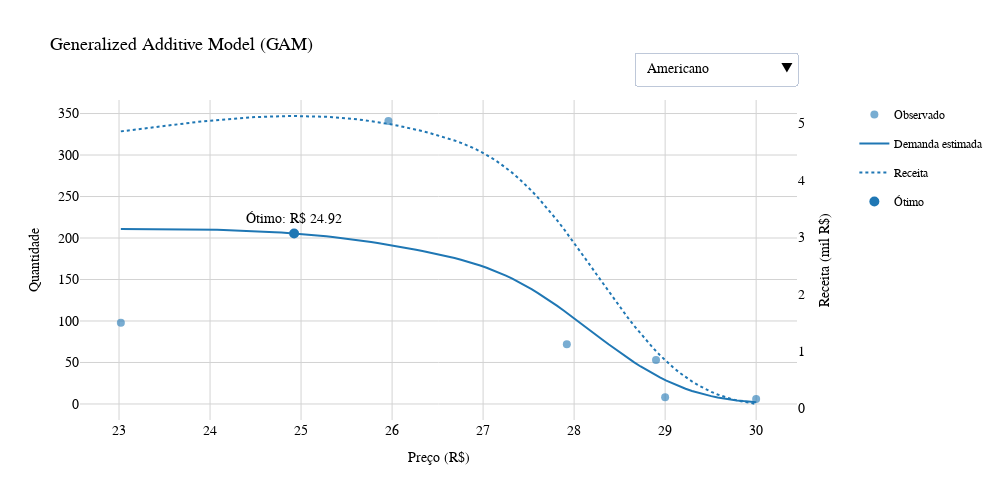

The code cell stored with this chart in its notebook:
### Markdown cell above
## **Forecasting e Relacionados** ##

O forecasting serve para reduzir a necessidade de recorrer a julgamentos intuitivos ou especulações na antecipação de comportamentos futuros, fundamentando decisões estratégicas através de modelos bem ajustados.

### Code cell
optimal_prices = []
gam_results = {}

for item in sales_summary["item"].unique():
    item_data = sales_summary[sales_summary["item"] == item]

    price_values = item_data[["price"]].values
    quantity_values = item_data["quantity"].values

    gam = PoissonGAM(s(0, n_splines = 5, spline_order = 3, constraints = "monotonic_dec")).gridsearch(price_values, quantity_values)
    price_range = np.linspace(price_values.min(), price_values.max(), 100)

    demand_estimated = gam.predict(price_range)
    revenue_estimated = price_range * demand_estimated / 1000

    optimal_index = np.argmax(revenue_estimated)
    optimal_price = price_range[optimal_index]
    optimal_quantity = demand_estimated[optimal_index]

    optimal_prices.append({
        "item": item,
        "optimal_price": round(optimal_price, 2),
        "expected_quantity": round(optimal_quantity, 2),
        "expected_revenue": round(revenue_estimated[optimal_index], 2)
    })

    gam_results[item] = {
        "price_range": price_range,
        "demand_estimated": demand_estimated,
        "revenue_estimated": revenue_estimated,
        "optimal_price": optimal_price,
        "optimal_quantity": optimal_quantity
    }

figure8 = go.Figure()

colors = ["#1F77B4", "#FF7F0E", "#2CA02C", "#D62728", "#9467BD", 
          "#8C564B", "#E377C2", "#7F7F7F", "#BCBD22", "#17BECF"]

for index, item in enumerate(sales_summary["item"].unique()):
    item_data = sales_summary[sales_summary["item"] == item]
    result = gam_results[item]
    color = colors[index % len(colors)]
    visible = (item == sales_summary["item"].unique()[0])

    figure8.add_trace(go.Scatter(
        x = item_data["price"], y = item_data["quantity"], 
        mode = "markers", name = "Observado",
        marker = dict(size = 8, color = color, opacity = 0.6),
        visible = visible, legendgroup = "observed", showlegend = True
    ))

    figure8.add_trace(go.Scatter(
        x = result["price_range"], y = result["demand_estimated"],
        mode = "lines", name = "Demanda estimada",
        line = dict(color = color, width = 2),
        visible = visible, legendgroup = "demand", showlegend = True
    ))

    figure8.add_trace(go.Scatter(
        x = result["price_range"], y = result["revenue_estimated"],
        mode = "lines", name = "Receita",
        line = dict(color = color, dash = "dot", width = 2),
        yaxis = "y2", visible = visible, 
        legendgroup = "revenue", showlegend = True
    ))

    figure8.add_trace(go.Scatter(
        x = [result["optimal_price"]], y = [result["optimal_quantity"]],
        mode = "markers+text", text = [f"Ótimo: R$ {result["optimal_price"]:.2f}"],
        textposition = "top center", marker = dict(color = color, size = 10),
        name = "Ótimo", visible = visible, 
        legendgroup = "optimal", showlegend = True
    ))

buttons = []

for item in sales_summary["item"].unique():
    buttons.append({
        "label": item, "method": "update",
        "args": [{"visible": [item == coffee for coffee in sales_summary["item"].unique() for _ in range(4)],
                  "title": f"Generalized Additive Model (GAM)"}]
    })

figure8.update_layout(
    title = f"Generalized Additive Model (GAM)",
    title_font_size = 18, font = dict(size = 14, family = "Arial", color = "black"),
    width = 1000, height = 500, plot_bgcolor = "white", paper_bgcolor = "white",
    xaxis = dict(title = "Preço (R$)", showgrid = True, gridcolor = "lightgrey", 
                 zeroline = False, title_font_size = 14),
    yaxis = dict(title = "Quantidade", showgrid = True, gridcolor = "lightgrey", 
                 zeroline = False, title_font_size = 14),
    yaxis2 = dict(title = "Receita (mil R$)", overlaying = "y", side = "right",
                  showgrid = False, zeroline = False, title_font_size = 14),
    legend = dict(title = "", borderwidth = 0, font_size = 12, 
                  bgcolor = "rgba(0,0,0,0)", orientation = "v", x = 1.08, y = 1),
    updatemenus = [dict(
        buttons = buttons, direction = "down", showactive = True,
        x = 1.0, xanchor = "right", y = 1.15, yanchor = "top"
    )]
)

# figure8.show()
